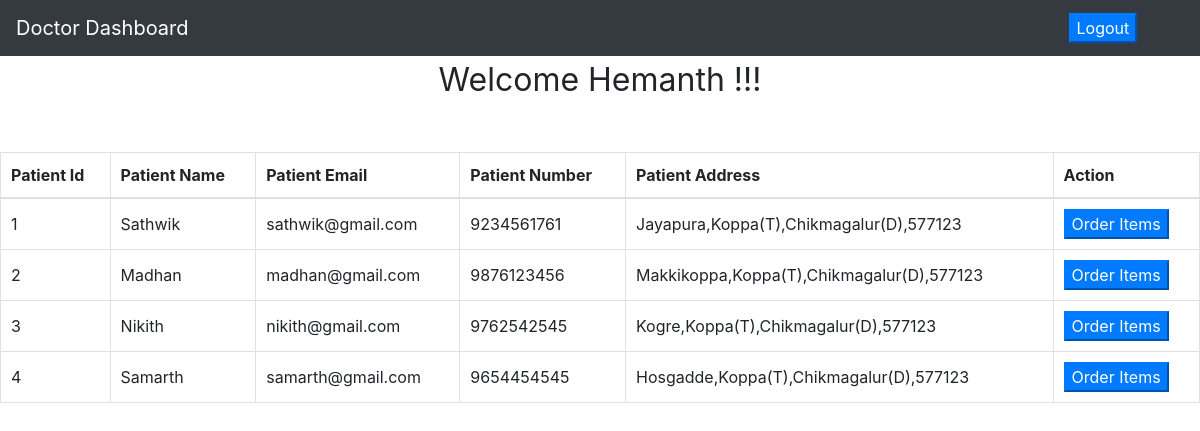
The app's page /application/views/doctor/home.php (signed in) with its own data.
### tables this page shows
CREATE TABLE `doctor` (
  `d_id` int(11) NOT NULL,
  `d_email` varchar(50) DEFAULT NULL,
  `d_password` varchar(50) DEFAULT NULL,
  `d_name` varchar(20) DEFAULT NULL
);

CREATE TABLE `patient` (
  `p_id` int(11) NOT NULL,
  `p_email` varchar(50) DEFAULT NULL,
  `p_password` varchar(50) DEFAULT NULL,
  `p_name` varchar(20) DEFAULT NULL,
  `p_number` varchar(10) DEFAULT NULL,
  `p_address` text DEFAULT NULL
);

### application/models/Doctor.php (called while the page is built, shortened)
<?php
class Doctor
{
    function getDoctorDetails($email)
    {
        $db = new Database();
        $con = $db->open_connection();
        $query = "select * from doctor where `d_email`='$email'";
        $result = $con->query($query);
        if($result->num_rows > 0)
            return $result;
        return false;
    }
}

### application/models/Patient.php (called while the page is built, shortened)
<?php
class Patient
{
    function getAllPatientDetails()
    {
        $db = new Database();
        $con = $db->open_connection();
        $query = "select * from patient";
        $result = $con->query($query);
        if($result->num_rows > 0)
            return $result;
        else
            return false;
    }
}

### application/views/doctor/home.php (the view, shortened to what this page needs)
<?php
require_once __DIR__."/../../models/Patient.php";
require_once __DIR__."/../../models/Doctor.php";
if(isset($_SESSION['email']) && isset($_SESSION['role']))
{
    $d_email = $_SESSION['email'];
    $objPatient = new Patient();
    $objDoctor = new Doctor();
    $result1 = $objDoctor->getDoctorDetails($d_email);
    if($result1)
    {
        $row = $result1->fetch_assoc();
        $d_name = $row['d_name'];
    }
    else
        header('Location: ../login.php');
    $result2 = $objPatient->getAllPatientDetails();
}
else
{
    header('Location: ../login.php');
}
?>
<!DOCTYPE html>
<html lang="en">
<head>
    <link href="../../../assets/sb-admin/vendor/bootstrap/css/bootstrap.min.css" rel="stylesheet">
    <link href="../../../assets/sb-admin/vendor/fontawesome-free/css/all.min.css" rel="stylesheet" type="text/css">
    <link href="../../../assets/sb-admin/css/sb-admin.css" rel="stylesheet">
</head>
<body id="page-top">
<nav class="navbar navbar-expand navbar-dark bg-dark static-top">
    <a class="navbar-brand mr-1" href="home.php">Doctor Dashboard</a>
    <a href="../../controllers/LogoutController.php" style="margin-left: 75%">
        <button class="btn-primary" >Logout</button></a>
</nav>
<div align="center" style="font-size: xx-large">
    Welcome <?php echo $d_name;?> !!!
</div>
<br><br>
<div class="accordion">
    <table class="table-bordered" width="100%" cellspacing="10px" border="10px" cellpadding="10%" align="center">
        <thead class="font-weight-bold">
        <tr>
            <td>Patient Id</td>
            <td>Patient Name</td>
            <td>Patient Email</td>
            <td>Patient Number</td>
            <td>Patient Address</td>
            <td>Action</td>
        </tr>
        </thead>
        <?php
        if($result2)
        {
            while($row = $result2->fetch_assoc())
            {
                echo "<tr>
            <td>".$row['p_id']."</td>
            <td>".$row['p_name']."</td>
            <td>".$row['p_email']."</td>
            <td>".$row['p_number']."</td>
            <td>".$row['p_address']."</td>
            <td><form method='post' action='order_items.php'><button class='btn-primary' name='submit' value='".$row['p_id']."'>Order Items</button></form></td>
        </tr>";
            }
        }
        else
            echo "</table> <div align='center' style='font-size: large' class='font-weight-bold'> No Records Found...</div>"
        ?>
    </table>
</div>
</body>
</html>

### assets/sb-admin/css/sb-admin.css (style rules this page uses)
html { position: relative; min-height: 100%; }
body { height: 100%; }
:root { --input-padding-x: 0.75rem; --input-padding-y: 0.75rem; }

### records on screen
doctor: d_name "Hemanth"
patient: p_id "1", p_name "Sathwik", p_email "sathwik@gmail.com", p_number "9234561761", p_address "Jayapura,Koppa(T),Chikmagalur(D),577123"
patient: p_id "2", p_name "Madhan", p_email "madhan@gmail.com", p_number "9876123456", p_address "Makkikoppa,Koppa(T),Chikmagalur(D),577123"
patient: p_id "3", p_name "Nikith", p_email "nikith@gmail.com", p_number "9762542545", p_address "Kogre,Koppa(T),Chikmagalur(D),577123"
patient: p_id "4", p_name "Samarth", p_email "samarth@gmail.com", p_number "9654454545", p_address "Hosgadde,Koppa(T),Chikmagalur(D),577123"
